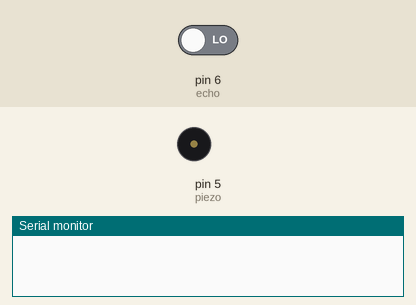
Simulated run of this sketch. Board: Arduino Uno, built with avr-gcc and run on an emulated ATmega328P. On the bench: buzzer (waves = sounding), the last lines printed to the serial monitor. The inputs (shaded band) are chosen by the test bench; at power-on: pin 6 (echo) LOW.

Above: at 0.1 s.
At 1.1 s:
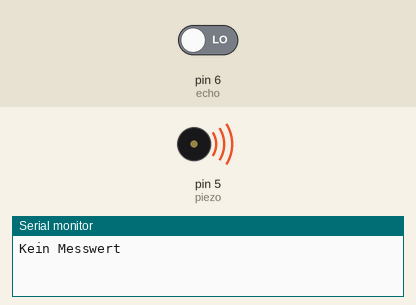
Timing chart, 0 to 2.6 s (numbered marks = the images above):
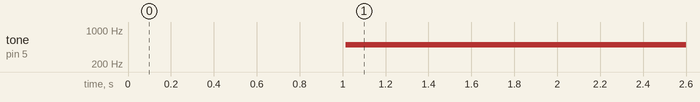

The sketch:

v0.1.1sketch.ino
```cpp
//Ultraschallsensor basis code
//Arduino Uno + ultraschallsensor hc-sr04 + piezo lautsprecher
int trigger=7;
int echo=6;
int piezo=5;
long dauer=0;
long entfernung=0;

int notes[] = {262,294,330,349,500}; // eine tonfrequenz von 1-1023

void setup()

{

Serial.begin (9600);

pinMode(trigger, OUTPUT);

pinMode(echo, INPUT);

pinMode(piezo, OUTPUT); //Der Piezo-Lautsprecher an Pin5 soll ein Ausgang sein (Logisch, weil der ja vom Mikrokontroller-Board ja eine Spannung benötigt um zu piepsen.

}

void loop()

{

digitalWrite(trigger, LOW);

delay(5);

digitalWrite(trigger, HIGH);

delay(10);

digitalWrite(trigger, LOW);

dauer = pulseIn(echo, HIGH);

entfernung = (dauer/2) * 0.03432;

if (entfernung >= 500 || entfernung <= 0)

{

Serial.println("Kein Messwert");

}

else

{

Serial.print(entfernung);

Serial.println(" cm");

}
//Es wird eine weitere IF-Bedingung erstellt:

if (entfernung <= 5)//Wenn der Wert für die Entfernung unter oder gleich 5cm ist, dann...  (kürzere distanzen können mit empfindlicheren sensoren erreicht werden hier geht es runter bis 3 cm)
{
    tone(piezo, notes[4]); // gebe ton 5 wieder
}

else if (entfernung <= 10)//Wenn der Wert für die Entfernung unter oder gleich 10cm ist, dann...
{
    tone(piezo, notes[3]); // gebe ton 4 wieder
}

else if (entfernung <= 15)//Wenn der Wert für die Entfernung unter oder gleich 15cm ist, dann...
{
    tone(piezo, notes[2]); // gebe ton 3 wieder
}

else if (entfernung <= 20)//Wenn der Wert für die Entfernung unter oder gleich 20cm ist, dann...
{
    tone(piezo, notes[1]); // gebe ton 2 wieder
}

else if (entfernung <= 25)//Wenn der Wert für die Entfernung unter oder gleich 25cm ist, dann...
{
    tone(piezo, notes[0]); // gebe ton 1 wieder
}

else  //Und wenn das nicht so ist...
{
noTone(piezo); //Es soll kein Ton wieder gegeben werden.
}

delay(500);
}
```

Measured:
- by itself, tone on pin 5 (piezo): silent → 500 Hz at 1.0 s
